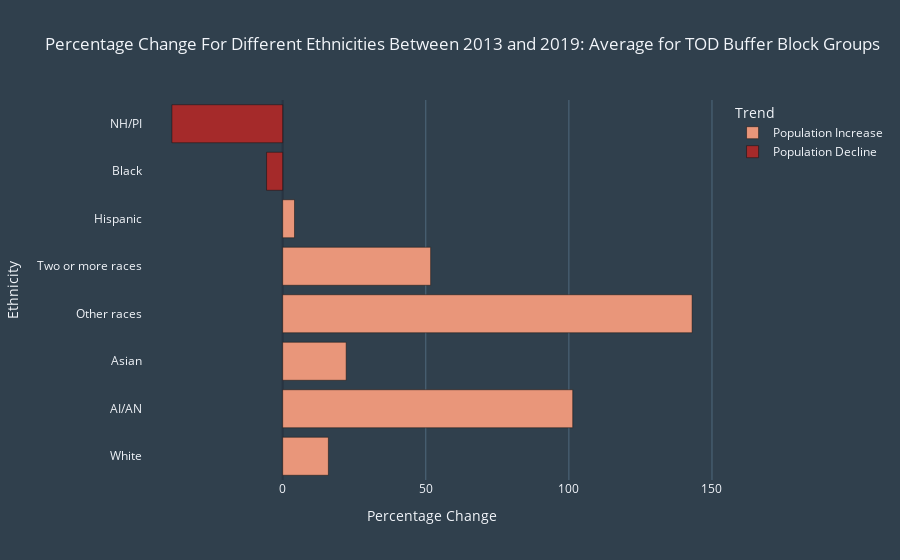

Notebook code for this chart:
### Markdown cell above
### Percentage change

### Code cell
tod_buffer_blockabsolute["Trend"] = np.where(tod_buffer_blockabsolute["Change"]<0, 'Population Decline','Population Increase')
fig = px.bar(tod_buffer_blockabsolute, 
             y=tod_buffer_blockabsolute['Ethnicity'], 
             x=tod_buffer_blockabsolute['Change'],
             title="Percentage Change For Different Ethnicities Between 2013 and 2019: Average for TOD Buffer Block Groups",
             orientation='h',
             color=tod_buffer_blockabsolute['Trend'],
             color_discrete_sequence=["#e9967a","#a52a2a"],
             labels={'Ethnicity':'Ethnicity',
                    'Change':'Percentage Change'}
            )

fig.layout.template = 'custom_dark'

fig.write_html('htmls/tod_buffer_block_average_percentage.html')
fig.show()
# brown

### Figure 1 — Plotly figure (JSON) as saved in the notebook; plotly's stock layout.template omitted (floating-point values rounded to 4 significant figures)
{"data": [{"alignmentgroup": "True", "hovertemplate": "Trend=Population Increase<br>Percentage Change=%{x}<br>Ethnicity=%{y}<extra></extra>", "legendgroup": "Population Increase", "marker": {"color": "#e9967a", "pattern": {"shape": ""}}, "name": "Population Increase", "offsetgroup": "Population Increase", "orientation": "h", "showlegend": true, "textposition": "auto", "type": "bar", "x": [15.96, 101.3, 22.19, 143.1, 51.7, 4.128], "xaxis": "x", "y": ["White", "AI/AN", "Asian", "Other races", "Two or more races", "Hispanic"], "yaxis": "y"}, {"alignmentgroup": "True", "hovertemplate": "Trend=Population Decline<br>Percentage Change=%{x}<br>Ethnicity=%{y}<extra></extra>", "legendgroup": "Population Decline", "marker": {"color": "#a52a2a", "pattern": {"shape": ""}}, "name": "Population Decline", "offsetgroup": "Population Decline", "orientation": "h", "showlegend": true, "textposition": "auto", "type": "bar", "x": [-5.627, -38.71], "xaxis": "x", "y": ["Black", "NH/PI"], "yaxis": "y"}], "layout": {"autosize": true, "barmode": "relative", "legend": {"title": {"text": "Trend"}, "tracegroupgap": 0}, "title": {"text": "Percentage Change For Different Ethnicities Between 2013 and 2019: Average for TOD Buffer Block Groups"}, "xaxis": {"anchor": "y", "autorange": true, "domain": [0, 1], "range": [-48.8, 153.2], "title": {"text": "Percentage Change"}, "type": "linear"}, "yaxis": {"anchor": "x", "autorange": true, "domain": [0, 1], "range": [-0.5, 7.5], "title": {"text": "Ethnicity"}, "type": "category"}}}
